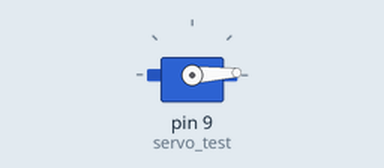
Simulated run of this sketch. Board: Arduino Uno, built with avr-gcc and run on an emulated ATmega328P. Parts: servo.

Above: at 0.05 s.
At 0.9 s:
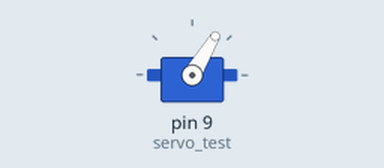
At 1.75 s:
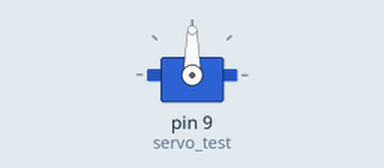
At 3.5 s:
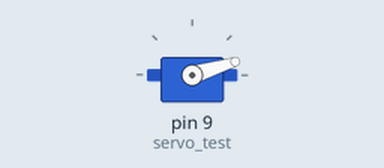
Timing chart, 0 to 6.2 s (numbered marks = the images above):
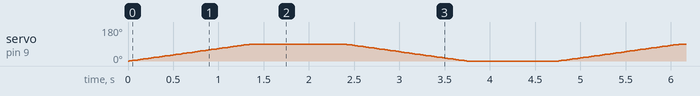

The sketch:

sketch_servo1.ino
```cpp
#include <Servo.h>

Servo servo_test;

int angle = 0;

void setup()
{
servo_test.attach(9);
}

void loop()
{
  for(angle = 0; angle <= 90; angle += 1)
  {
    servo_test.write(angle);
    delay(15);

    }

    delay(1000);

    for(angle = 90; angle >= 0; angle-=1)
    {

      servo_test.write(angle);
      delay(15);
      }
delay(1000);
}
```
